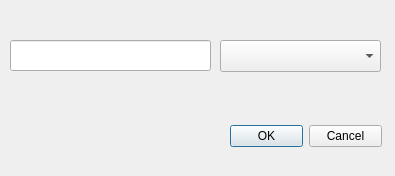
<?xml version="1.0" encoding="UTF-8"?>
<ui version="4.0">
 <class>AddCustomerDialog</class>
 <widget class="QDialog" name="AddCustomerDialog">
  <property name="geometry">
   <rect>
    <x>0</x>
    <y>0</y>
    <width>395</width>
    <height>176</height>
   </rect>
  </property>
  <property name="windowTitle">
   <string>Dialog</string>
  </property>
  <widget class="QLineEdit" name="nameLineEdit">
   <property name="geometry">
    <rect>
     <x>10</x>
     <y>40</y>
     <width>201</width>
     <height>31</height>
    </rect>
   </property>
  </widget>
  <widget class="QComboBox" name="utilityComboBox">
   <property name="geometry">
    <rect>
     <x>220</x>
     <y>40</y>
     <width>161</width>
     <height>32</height>
    </rect>
   </property>
  </widget>
  <widget class="QDialogButtonBox" name="buttonBox">
   <property name="geometry">
    <rect>
     <x>230</x>
     <y>120</y>
     <width>152</width>
     <height>32</height>
    </rect>
   </property>
   <property name="standardButtons">
    <set>QDialogButtonBox::StandardButton::Cancel|QDialogButtonBox::StandardButton::Ok</set>
   </property>
  </widget>
 </widget>
 <resources/>
 <connections/>
</ui>
